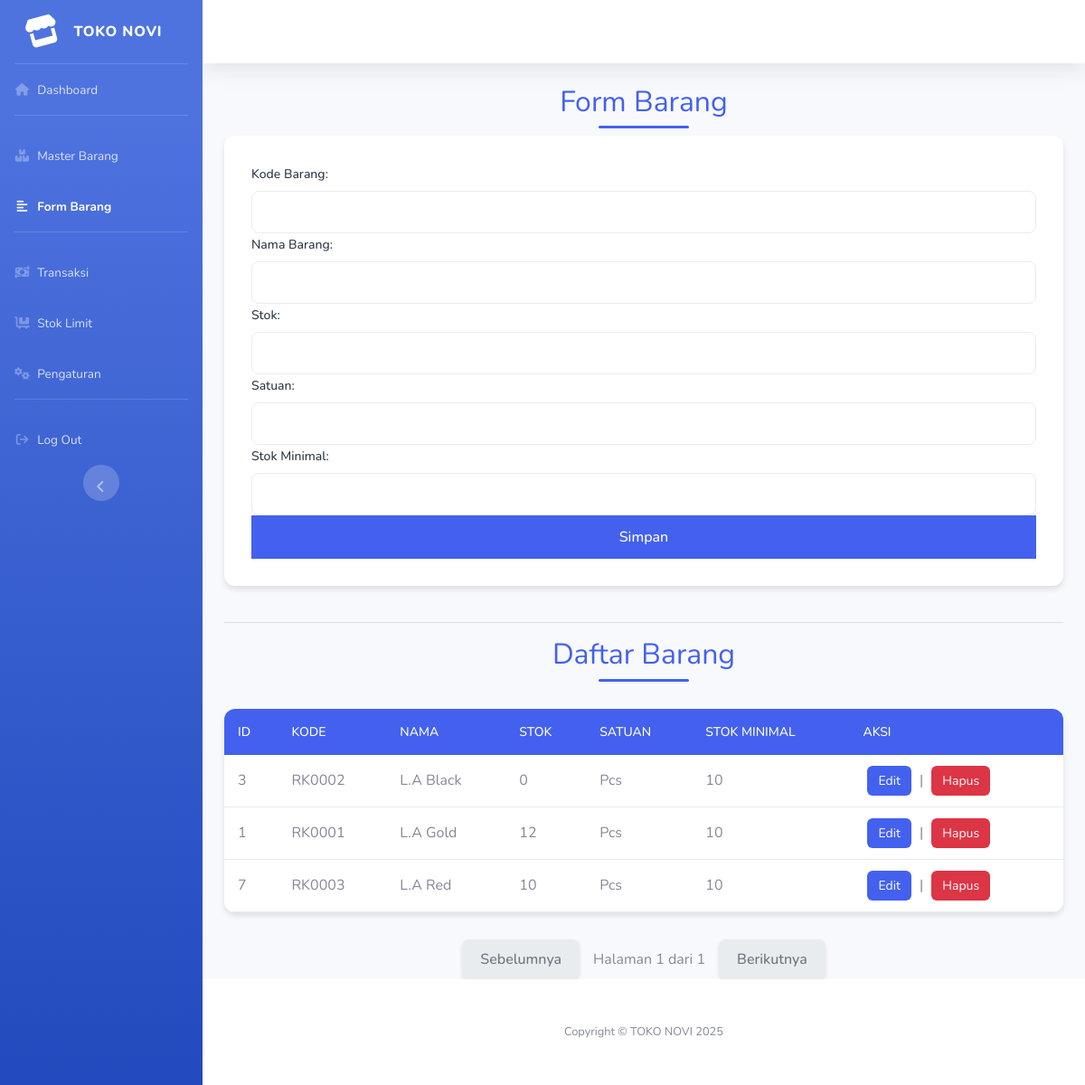
The app's page /index.php?page=form_barang (signed in) with its own data.
### tables this page shows
CREATE TABLE `settings` (
  `id` int NOT NULL AUTO_INCREMENT,
  `nama_toko` varchar(255) DEFAULT NULL,
  `alamat_toko` text,
  `stok_minimal_default` int DEFAULT NULL,
  `logo_toko` varchar(255) DEFAULT NULL,
  `format_tanggal` varchar(10) DEFAULT NULL,
  `tema` enum('light','dark') DEFAULT 'light',
  PRIMARY KEY (`id`)
);

CREATE TABLE `barang` (
  `id` int(11) NOT NULL,
  `kode_barang` varchar(20) NOT NULL,
  `nama_barang` varchar(100) NOT NULL,
  `stok` int(11) NOT NULL,
  `satuan` varchar(20) NOT NULL,
  `stok_minimal` int(10) NOT NULL
);

### form_barang.php (the view, shortened to what this page needs)
<?php
include 'config/koneksi.php';
$limit = 10;
$page = isset($_GET['halaman']) ? (int) $_GET['halaman'] : 1;
$offset = ($page - 1) * $limit;
$sql_count = "SELECT COUNT(*) as total FROM barang";
$result_count = $conn->query($sql_count);
$total_data = $result_count->fetch_assoc()['total'];
$total_halaman = ceil($total_data / $limit);
$sql_data = "SELECT * FROM barang ORDER BY nama_barang ASC LIMIT $limit OFFSET $offset";
$data_barang = $conn->query($sql_data);
?>
<h2>Form Barang</h2>
<form action="form_barang.php" method="POST">
    <label for="kode_barang">Kode Barang:</label>
    <input type="text" name="kode_barang" required value="<?= $row['kode_barang'] ?? '' ?>">
    <label for="nama_barang">Nama Barang:</label>
    <input type="text" name="nama_barang" required value="<?= $row['nama_barang'] ?? '' ?>">
    <label for="stok">Stok:</label>
    <input type="number" name="stok" required value="<?= $row['stok'] ?? '' ?>">
    <label for="satuan">Satuan:</label>
    <input type="text" name="satuan" required value="<?= $row['satuan'] ?? '' ?>">
    <label for="stok_minimal">Stok Minimal:</label>
    <input type="number" name="stok_minimal" required value="<?= $row['stok_minimal'] ?? '' ?>">
    <?php if (isset($row['id'])): ?>
        <button type="submit" name="update">Update</button>
    <?php else: ?>
        <button type="submit" name="save">Simpan</button>
    <?php endif; ?>
</form>
<hr>
<h2>Daftar Barang</h2>
<table class="data-table">
    <tr>
        <th>ID</th>
        <th>Kode</th>
        <th>Nama</th>
        <th>Stok</th>
        <th>Satuan</th>
        <th>Stok Minimal</th>
        <th>Aksi</th>
    </tr>
    <?php while ($item = $data_barang->fetch_assoc()): ?>
        <tr>
            <td><?= $item['id'] ?></td>
            <td><?= $item['kode_barang'] ?></td>
            <td><?= $item['nama_barang'] ?></td>
            <td><?= $item['stok'] ?></td>
            <td><?= $item['satuan'] ?></td>
            <td><?= $item['stok_minimal'] ?></td>
            <td class="action-links">
                <a href="form_barang.php?edit=<?= $item['id'] ?>" class="edit-link">Edit</a> |
                <a href="form_barang.php?delete=<?= $item['id'] ?>" class="delete-link"
                    onclick="return confirm('Yakin ingin hapus?')">Hapus</a>
            </td>
        </tr>
    <?php endwhile; ?>
</table>
<div class="pagination">
    <?php if ($page > 1): ?>
        <a href="index.php?page=form_barang&halaman=<?= $page - 1 ?>" class="pagination-prev">Sebelumnya</a>
    <?php else: ?>
        <span class="pagination-prev">Sebelumnya</span>
    <?php endif; ?>
    Halaman <?= $page ?> dari <?= $total_halaman ?>
    <?php if ($page < $total_halaman): ?>
        <a href="index.php?page=form_barang&halaman=<?= $page + 1 ?>" class="pagination-next">Berikutnya</a>
    <?php else: ?>
        <span class="pagination-next">Berikutnya</span>
    <?php endif; ?>
</div>

### index.php (shortened to what this page needs)
<?php
include 'config/koneksi.php';
$settings_query = "SELECT * FROM settings WHERE id = 1";
$settings_result = mysqli_query($conn, $settings_query);
$settings = mysqli_fetch_assoc($settings_result);
?>
<!DOCTYPE html>
<html lang="en">
<head>
    <link rel="stylesheet" href="https://cdnjs.cloudflare.com/ajax/libs/font-awesome/6.7.2/css/all.min.css">
    <link rel="stylesheet" href="https://cdnjs.cloudflare.com/ajax/libs/select2/4.0.13/css/select2.min.css" />
    <link href="css/custom.css" rel="stylesheet">
    <link href="css/sb-admin-2.min.css" rel="stylesheet">
</head>
<body id="page-top">
    <div id="wrapper">
        <ul class="navbar-nav bg-gradient-primary sidebar sidebar-dark accordion" id="accordionSidebar">
            <a class="sidebar-brand d-flex align-items-center justify-content-center" href="index.php">
                <div class="sidebar-brand-icon rotate-n-15">
                    <i class="fas fa-store"></i>
                </div>
                <div class="sidebar-brand-text mx-3"><?= $settings['nama_toko'] ?? 'Toko Novi' ?></div>
            </a>
            <hr class="sidebar-divider my-0">
            <li class="nav-item <?= !isset($_GET['page']) ? 'active' : '' ?>">
                <a class="nav-link" href="index.php">
                    <i class="fas fa-fw fa-home"></i>
                    <span>Dashboard</span>
                </a>
            </li>
            <hr class="sidebar-divider">
            <li class="nav-item <?= ($_GET['page'] ?? '') == 'master_barang' ? 'active' : '' ?>">
                <a class="nav-link" href="index.php?page=master_barang">
                    <i class="fas fa-fw fa-boxes-stacked"></i>
                    <span>Master Barang</span>
                </a>
            </li>
            <li class="nav-item <?= ($_GET['page'] ?? '') == 'form_barang' ? 'active' : '' ?>">
                <a class="nav-link" href="index.php?page=form_barang">
                    <i class="fas fa-fw fa-align-left"></i>
                    <span>Form Barang</span>
                </a>
            </li>
            <hr class="sidebar-divider">
            <li class="nav-item <?= ($_GET['page'] ?? '') == 'transaksi' ? 'active' : '' ?>">
                <a class="nav-link" href="index.php?page=transaksi">
                    <i class="fas fa-fw fa-money-bill-transfer"></i>
                    <span>Transaksi</span>
                </a>
            </li>
            <li class="nav-item <?= ($_GET['page'] ?? '') == 'stok_limit' ? 'active' : '' ?>">
                <a class="nav-link" href="index.php?page=stok_limit">
                    <i class="fas fa-fw fa-cart-flatbed"></i>
                    <span>Stok Limit</span>
                </a>
            </li>
            <li class="nav-item <?= ($_GET['page'] ?? '') == 'pengaturan' ? 'active' : '' ?>">
                <a class="nav-link" href="index.php?page=pengaturan">
                    <i class="fas fa-fw fa-cogs"></i>
                    <span>Pengaturan</span>
                </a>
            </li>
            <hr class="sidebar-divider d-none d-md-block">
            <li class="nav-item">
                <a class="nav-link" href="logout.php">
                    <i class="fas fa-fw fa-sign-out"></i>
                    <span>Log Out</span>
                </a>
            </li>
            <div class="text-center d-none d-md-inline">
                <button class="rounded-circle border-0" id="sidebarToggle"></button>
            </div>
        </ul>
        <div id="content-wrapper" class="d-flex flex-column">
            <div id="content">
                <nav class="navbar navbar-expand navbar-light bg-white topbar mb-4 static-top shadow">
                </nav>
                <div class="container-fluid">
                    <?php
                    $page = $_GET['page'] ?? 'dashboard';
                    switch ($page) {
                        case 'form_barang':
                            include 'form_barang.php';
                            break;
                    }
                    ?>
                </div>
            </div>
            <footer class="sticky-footer bg-white">
                <div class="container my-auto">
                    <div class="copyright text-center my-auto">
                        <span>Copyright &copy; <?= $settings['nama_toko'] ?? 'TOKO NOVI' ?> 2025</span>
                    </div>
                </div>
            </footer>
        </div>
    </div>
</body>
</html>

### css/custom.css (style rules this page uses)
:root { --primary-color: #4361ee; --secondary-color: #3f37c9; --success-color: #4bb543; --danger-color: #dc3545; --background-color: #f8f9fa; --border-color: #e9ecef; }
body { font-family: 'Segoe UI', system-ui, sans-serif; margin: 0; background-color: var(--background-color); color: #333; line-height: 1.6; }
.container { max-width: 1200px; margin: 0 auto; padding: 20px; }
h2 { color: var(--primary-color); font-size: 28px; font-weight: 600; text-align: center; margin-bottom: 30px; position: relative; padding-bottom: 10px; }
h2::after { content: ''; position: absolute; bottom: 0; left: 50%; transform: translateX(-50%); width: 100px; height: 3px; background-color: var(--primary-color); border-radius: 2px; }
form { margin: 0 auto 40px; padding: 30px; border-radius: 12px; background-color: white; box-shadow: 0 4px 6px rgba(0, 0, 0, 0.1); }
label { display: block; font-size: 14px; font-weight: 500; margin-bottom: 8px; color: #2d3748; }
input[type="text"], input[type="number"] { width: 100%; padding: 12px; border: 1px solid var(--border-color); border-radius: 8px; font-size: 14px; transition: border-color 0.3s ease; box-sizing: border-box; }
button { width: 100%; padding: 12px; border: none; border-radius: 8px; background-color: var(--primary-color); color: white; font-size: 16px; font-weight: 500; cursor: pointer; transition: transform 0.2s, background-color 0.2s; }
.data-table { width: 100%; background: white; border-radius: 12px; overflow: hidden; box-shadow: 0 4px 6px rgba(0, 0, 0, 0.1); margin-top: 30px; }
.data-table th { background-color: var(--primary-color); color: white; font-weight: 500; text-transform: uppercase; font-size: 14px; padding: 15px; }
.data-table td { padding: 12px 15px; border-bottom: 1px solid var(--border-color); }
.action-links a { display: inline-block; padding: 6px 12px; border-radius: 6px; font-size: 14px; text-decoration: none; margin: 0 5px; transition: all 0.2s; }
.edit-link { background-color: #4361ee; color: white; }
.delete-link { background-color: #dc3545; color: white; }
.pagination { display: flex; justify-content: center; align-items: center; margin-top: 30px; gap: 15px; }
.pagination a, .pagination span { padding: 10px 20px; border-radius: 8px; background-color: white; color: var(--primary-color); text-decoration: none; font-weight: 500; transition: all 0.2s; box-shadow: 0 2px 4px rgba(0, 0, 0, 0.1); }
.pagination span { color: #6c757d; background-color: #e9ecef; }

### records on screen
settings: nama_toko "TOKO NOVI"
barang: id "3", kode_barang "RK0002", nama_barang "L.A Black", stok "0", satuan "Pcs", stok_minimal "10"
barang: id "1", kode_barang "RK0001", nama_barang "L.A Gold", stok "12", satuan "Pcs", stok_minimal "10"
barang: id "7", kode_barang "RK0003", nama_barang "L.A Red", stok "10", satuan "Pcs", stok_minimal "10"

### other values on screen
$page "1"
$total_halaman "1"
